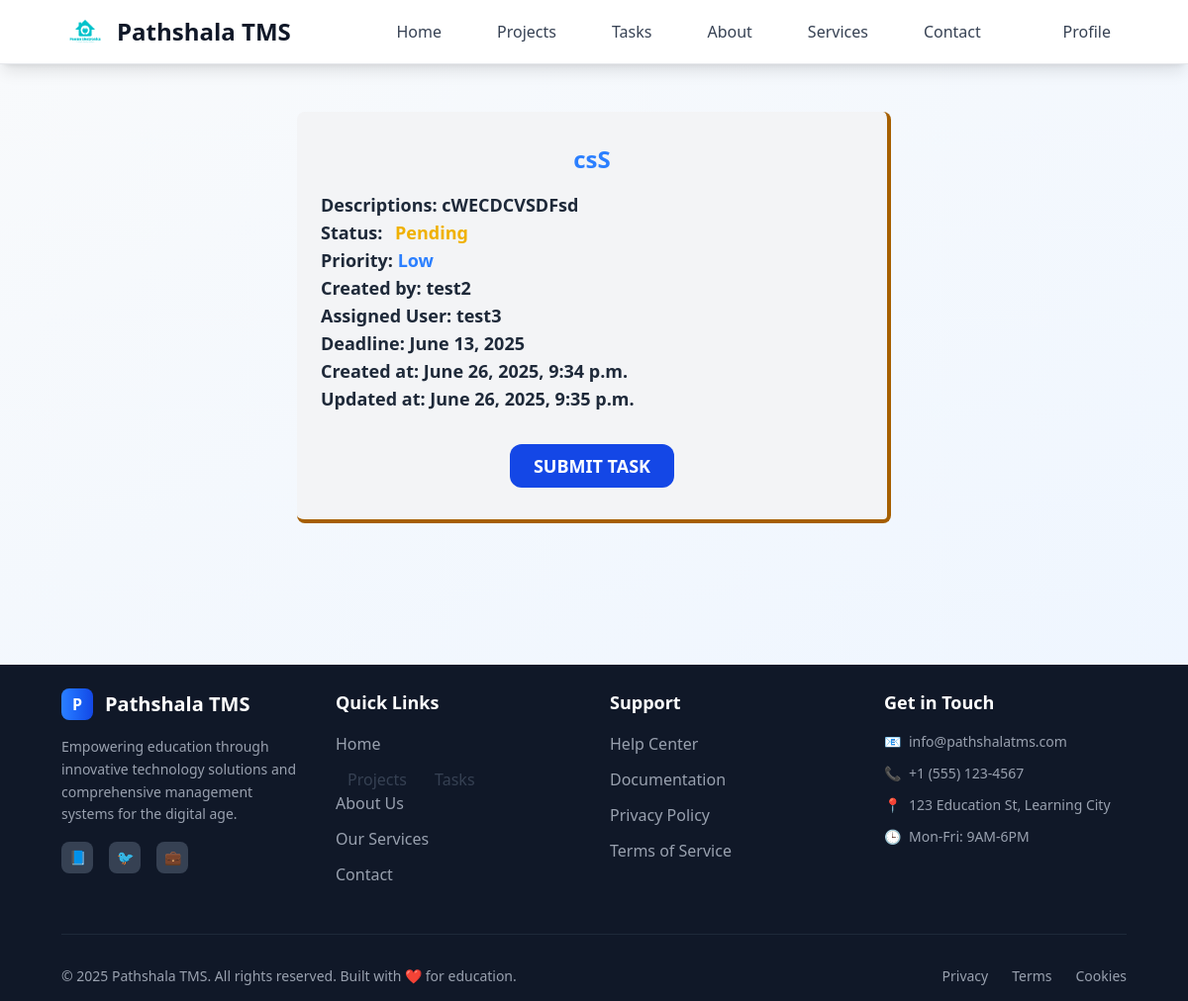
The app's page /employer/task/12 (signed in), older data.
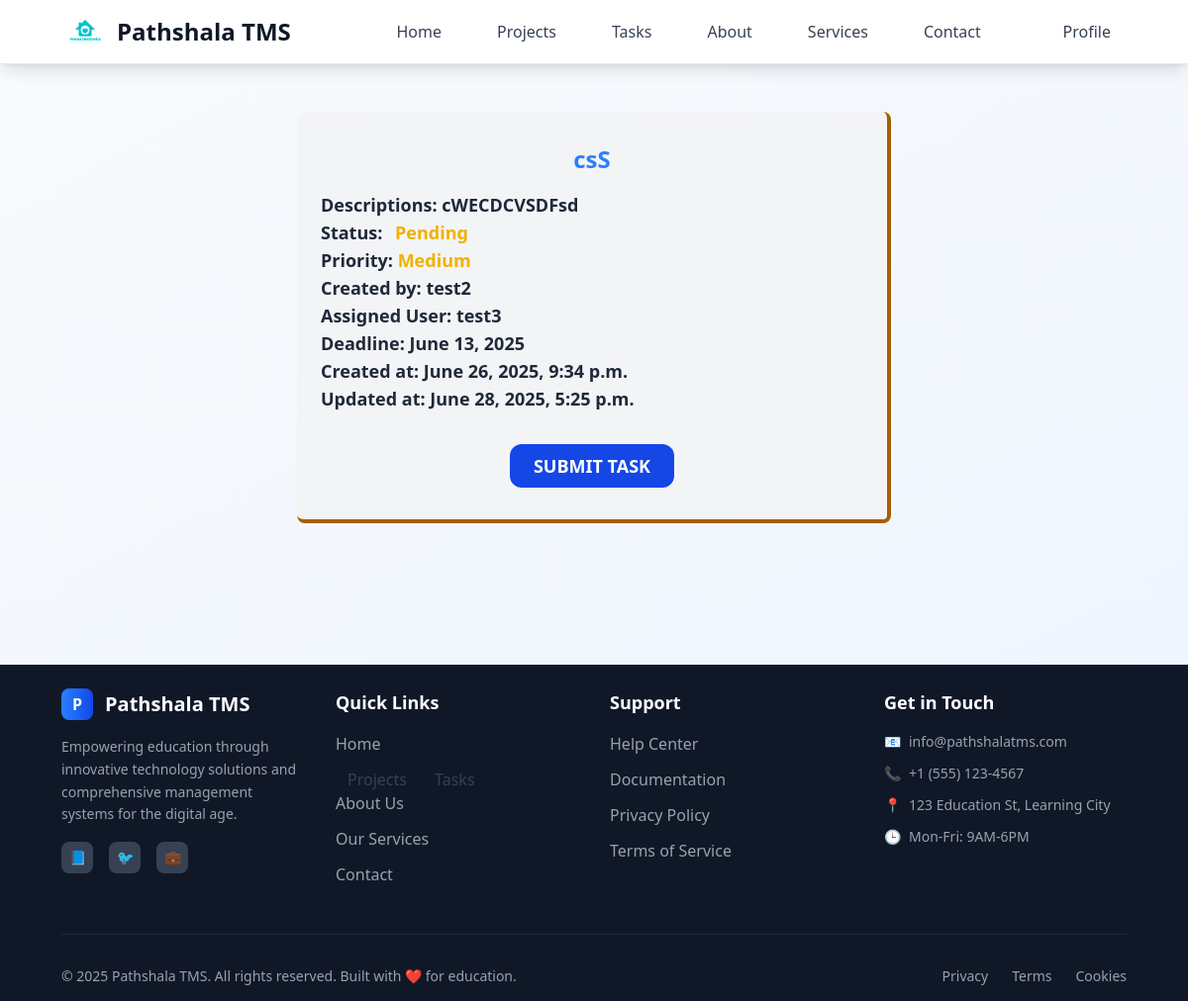
The same page, newer data.
### tasks/models.py (models this page shows)
class Task(models.Model):
    class StatusOptions(models.TextChoices):
        PENDING = "Pending", "Pending"
        IN_PROGRESS = "In Progress", "In Progress"
        COMPLETED = "Completed", "Completed"
        CANCELED = "Canceled", "Canceled"
    class TaskPriorityOPtion(models.TextChoices):
        LOW="Low",'Low'
        MEDIUM="Medium",'Medium'
        HIGH="High",'High'
    title = models.CharField(max_length=30)
    description = models.TextField(null=True, blank=True)
    user = models.ForeignKey(User, on_delete=models.CASCADE, related_name="tasks")
    project = models.ForeignKey(Project, on_delete=models.CASCADE)
    assigned_user = models.ForeignKey( User, on_delete=models.SET_NULL, related_name="assigned_tasks", null=True, blank=True)
    status = models.CharField(choices=StatusOptions, default=StatusOptions.PENDING)
    priority=models.CharField(choices=TaskPriorityOPtion,default=TaskPriorityOPtion.LOW)
    deadline=models.DateField( null=True, blank=True)
    created_at = models.DateTimeField(auto_now_add=True, editable=False)
    updated_at = models.DateTimeField(auto_now=True, editable=False)
    attachment = models.FileField(blank=True, null=True, upload_to=attachment_path)

### tasks/views.py (the view)
# urls.py: path('task/<int:id>',taskDetails),
@login_required(login_url="/login")
def taskDetails(request, id):
    role = request.user.profile.role
    task = Task.objects.get(pk=id)
    if role == "employer":
        return render(request, "pages/employer/project/tasks/task_details.html",{"task":task})
    elif role == "employee":
        return render(request, "pages/employee/project/task/task_details.html",{"task":task})
    else:
        return redirect("/")

### templates/pages/employee/project/task/task_details.html (shortened to what this page needs)
{% extends 'layouts/main.html' %} {% block content %}
<div class="py-12">
  <div
    id="taskDetails"
    class="w-1/2 mx-auto space-y-4 relative bg-gray-100 border-b-4 border-r-4 rounded-lg py-4 px-6 {% if task.status == 'Canceled' %} border-red-700 {% elif task.status == 'Completed' %} border-green-700 {% elif task.status == 'Pending' %} border-yellow-700 {% elif task.status == 'In Progress' %} border-blue-700 {% else %} border-purple-700 {% endif %}"
  >
    <div class="text-2xl font-bold text-blue-500 my-4 text-center">
      {{ task.title }}
    </div>
    <div class="text-lg font-semibold text-gray-800">
      <div>Descriptions: {{ task.description }}</div>
      <div>
        Status:
        <span
          class="{% if task.status == 'Canceled' %} text-red-500 {% elif task.status == 'Completed' %} text-green-500 {% elif task.status == 'Pending' %} text-yellow-500 {% elif task.status == 'In Progress' %} text-blue-500 {% else %} text-purple-500 {% endif %} h-8 px-2 my-auto rounded-lg font-bold"
        >
          {{ task.status }}
        </span>
      </div>
      <div>
        Priority:
        <span
          class="font-bold {% if task.priority == 'High' %} text-red-500 {% elif task.priority == 'Medium' %} text-yellow-500 {% elif task.priority == 'Low' %} text-blue-500 {% else %} text-purple-500 {% endif %}"
        >
          {{ task.priority }}</span
        >
      </div>
      <div>Created by: {{ task.user }}</div>
      <div>Assigned User: {{ task.assigned_user }}</div>
      <div>Deadline: {{ task.deadline }}</div>
      <div>Created at: {{ task.created_at }}</div>
      <div>Updated at: {{ task.updated_at }}</div>
      <div class="flex flex-col mt-8 mb-4">
        {%if task.status != "Completed"%}
        <button
          id="submitBtn"
          onclick="showSubmitTask()"
          class="py-2 px-6 mx-auto rounded-xl bg-blue-700 hover:bg-blue-800 text-white"
        >
          SUBMIT TASK
        </button>
        {%endif%}
      </div>
    </div>
  </div>
</div>
{% endblock %}

Row changes from the older to the newer data that the page shows:
changed Task "csS": priority "Low" → "Medium"; updated_at "June 26, 2025, 9:35 p.m." → "June 28, 2025, 5:25 p.m."
